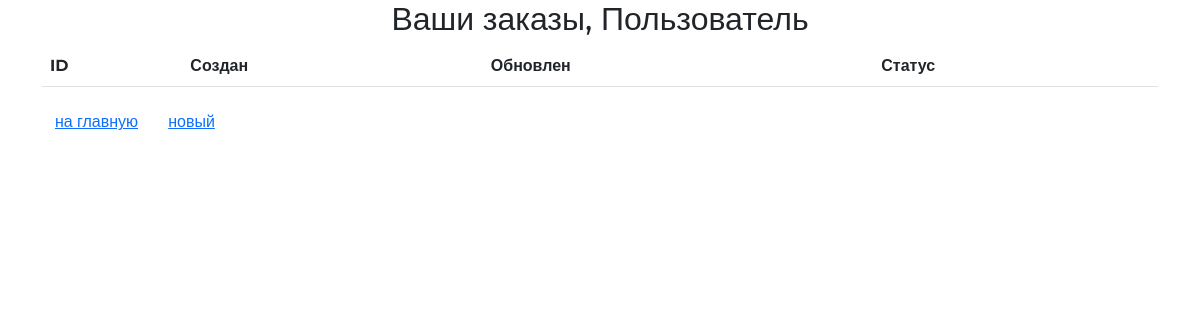
The app's page /order/ (signed in), older data.
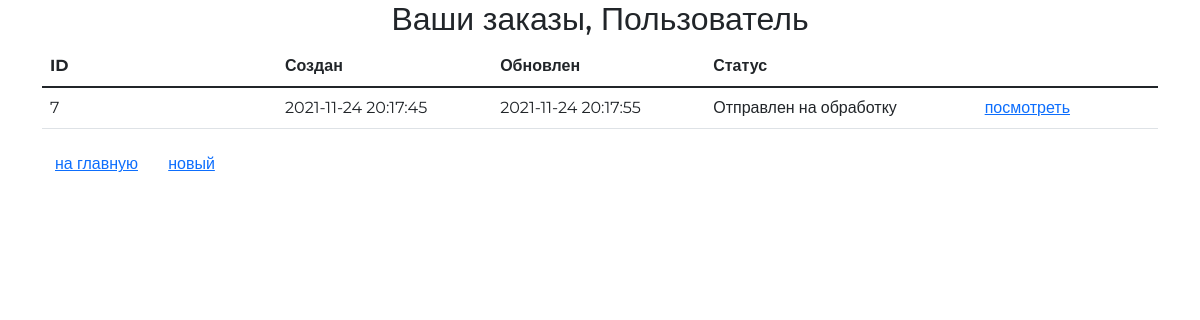
The same page, newer data.
### ordersapp/models.py (models this page shows, shortened)
class Order(models.Model):
    STATUS_FORMING = 'FM'
    STATUS_SEND_TO_PROCEED = 'STP'
    STATUS_PROCEEDED = 'PRD'
    STATUS_PAID = 'PD'
    STATUS_DONE = 'DN'
    STATUS_CANCELED = 'CN'
    STATUSES = (
        (STATUS_FORMING, 'Формируется'),
        (STATUS_SEND_TO_PROCEED, 'Отправлен на обработку'),
        (STATUS_PROCEEDED, 'Обработан'),
        (STATUS_PAID, 'Оплачен'),
        (STATUS_DONE, 'Готов'),
        (STATUS_CANCELED, 'Отменен'),
    )
    user = models.ForeignKey(settings.AUTH_USER_MODEL, on_delete=models.CASCADE)
    status = models.CharField(choices=STATUSES, default=STATUS_FORMING, max_length=3)
    is_active = models.BooleanField(default=True)
    created_at = models.DateTimeField(auto_now_add=True)
    update_at = models.DateTimeField(auto_now=True)

### ordersapp/views.py (the view)
# urls.py: path('', views.OrderListView.as_view(), name='list'),
class OrderListView(ListView):
    model = Order
    def get_queryset(self):
        return Order.objects.filter(user=self.request.user)

### mainapp/context_processor.py (called while the page is built)
def basket(request):
    basket_items = []
    if request.user.is_authenticated:
        basket_items = Basket.objects.filter(user=request.user)
    return {
        'basket': basket_items
    }

### ordersapp/templates/ordersapp/order_list.html (shortened to what this page needs)
{% extends 'ordersapp/base.html' %}
{% load static %}
{% block content %}
   <div class="h2 text-center head">
       Ваши заказы,
       {% if user.first_name %}
           {{ user.first_name|title}}
       {% else %}
           Пользователь
       {% endif %}
   </div>
   <table class="table orders_list">
       <thead>
         <tr>
           <th>ID</th>
           <th>Создан</th>
           <th>Обновлен</th>
           <th>Статус</th>
         </tr>
       </thead>
       <tbody>
           {% for item in object_list %}
               {% if item.is_active %}
               <tr>
                   <td class="td1 orders_list">{{ item.pk }}</td>
                   <td>{{ item.created_at|date:"Y-m-d H:i:s" }}</td>
                   <td>{{ item.update_at|date:"Y-m-d H:i:s" }}</td>
                   <td>{{ item.get_status_display }}</td>
                   <td>
                       <a href="{% url 'order:read' item.pk %}">
                           посмотреть
                       </a>
                   </td>
                   <td>
                   </td>
                   <td>
                   </td>
               </tr>
               {% endif %}
           {% endfor %}
       </tbody>
   </table>
   <button class="btn btn-default btn-round">
       <a href="{% url 'main' %}">
           на главную
       </a>
   </button>
   <button class="btn btn-default btn-round">
       <a href="{% url 'order:create' %}">
           новый
       </a>
   </button>
{% endblock %}

Row changes from the older to the newer data that the page shows:
added Order: pk "7", created_at "2021-11-24 20:17:45", update_at "2021-11-24 20:17:55", status "Отправлен на обработку"
